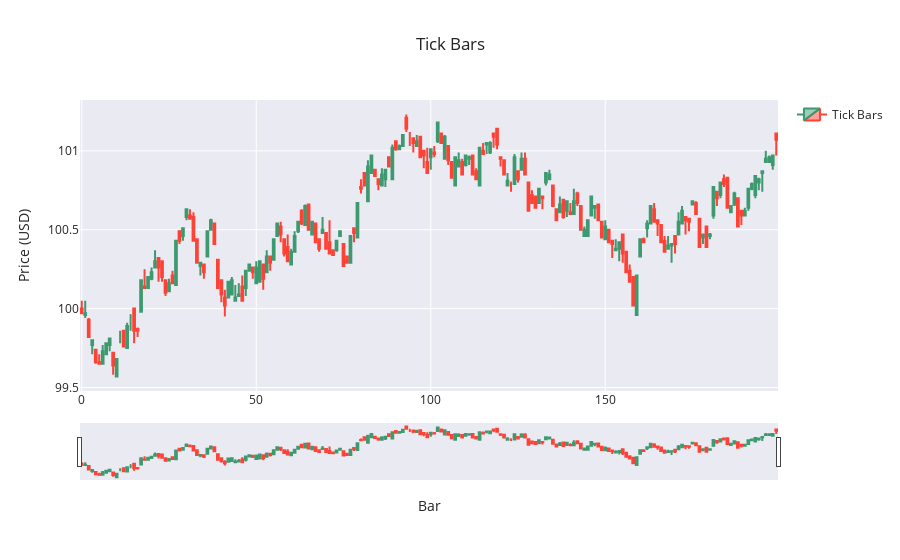

The notebook cell this image was saved under:
### Markdown cell above
### Bar Chart

### Code cell
fig = go.Figure(data=[go.Candlestick(
    x=tick_bars.index,
    open=tick_bars['open'],
    high=tick_bars['high'],
    low=tick_bars['low'],
    close=tick_bars['close'],
    name='Tick Bars'
)])

fig.update_layout(
    title=f'Tick Bars',
    yaxis_title='Price (USD)',
    xaxis_title='Bar',
    xaxis_rangeslider_visible=True, 
    template='seaborn', # other options: plotly, plotly_white, plotly_dark, simple_white
    showlegend=True,
)

### Figure 1 — Plotly figure (JSON) as saved in the notebook; plotly's stock layout.template omitted (floating-point values rounded to 4 significant figures; data arrays with more than 128 entries replaced by an {"elided": "..."} marker saying what was removed)
{"data": [{"close": {"elided": "200 float values"}, "high": {"elided": "200 float values"}, "low": {"elided": "200 float values"}, "name": "Tick Bars", "open": {"elided": "200 float values"}, "type": "candlestick", "x": {"elided": "200 int values"}}], "layout": {"showlegend": true, "title": {"text": "Tick Bars"}, "xaxis": {"rangeslider": {"visible": true}, "title": {"text": "Bar"}}, "yaxis": {"title": {"text": "Price (USD)"}}}}
